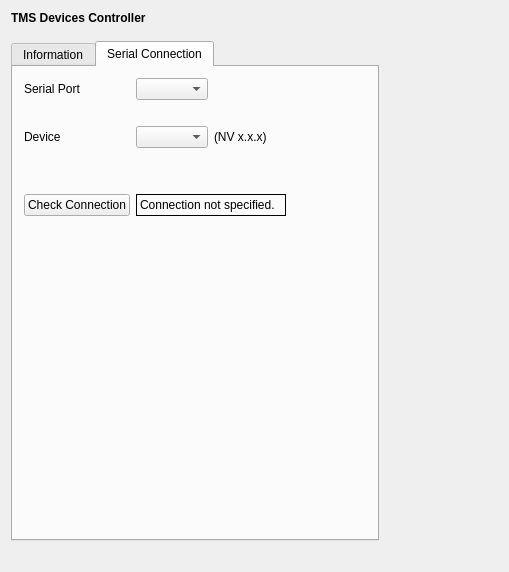
<?xml version="1.0" encoding="UTF-8"?>
<ui version="4.0">
 <class>TmsControllerSetupWidgetClass</class>
 <widget class="QWidget" name="TmsControllerSetupWidgetClass">
  <property name="geometry">
   <rect>
    <x>0</x>
    <y>0</y>
    <width>509</width>
    <height>572</height>
   </rect>
  </property>
  <property name="windowTitle">
   <string>DummySetupWidget</string>
  </property>
  <layout class="QGridLayout" name="gridLayout_2">
   <item row="0" column="0">
    <widget class="QLabel" name="m_qLabel_Headline">
     <property name="font">
      <font>
       <weight>75</weight>
       <bold>true</bold>
      </font>
     </property>
     <property name="text">
      <string>TMS Devices Controller</string>
     </property>
    </widget>
   </item>
   <item row="1" column="1">
    <spacer name="m_qVerticalSpacer_Headline">
     <property name="orientation">
      <enum>Qt::Vertical</enum>
     </property>
     <property name="sizeType">
      <enum>QSizePolicy::Fixed</enum>
     </property>
     <property name="sizeHint" stdset="0">
      <size>
       <width>13</width>
       <height>10</height>
      </size>
     </property>
    </spacer>
   </item>
   <item row="2" column="0" colspan="2">
    <widget class="QTabWidget" name="m_qTtbWidget_Setup">
     <property name="sizePolicy">
      <sizepolicy hsizetype="Preferred" vsizetype="Expanding">
       <horstretch>0</horstretch>
       <verstretch>0</verstretch>
      </sizepolicy>
     </property>
     <property name="currentIndex">
      <number>1</number>
     </property>
     <widget class="QWidget" name="m_qTab_Info">
      <attribute name="title">
       <string>Information</string>
      </attribute>
      <layout class="QVBoxLayout" name="verticalLayout_2">
       <item>
        <widget class="QTextBrowser" name="m_qTextBrowser_Information">
         <property name="html">
          <string>&lt;!DOCTYPE HTML PUBLIC &quot;-//W3C//DTD HTML 4.0//EN&quot; &quot;http://www.w3.org/TR/REC-html40/strict.dtd&quot;&gt;
&lt;html&gt;&lt;head&gt;&lt;meta name=&quot;qrichtext&quot; content=&quot;1&quot; /&gt;&lt;style type=&quot;text/css&quot;&gt;
p, li { white-space: pre-wrap; }
&lt;/style&gt;&lt;/head&gt;&lt;body style=&quot; font-family:'MS Shell Dlg 2'; font-size:8.25pt; font-weight:400; font-style:normal;&quot;&gt;
&lt;p style=&quot; margin-top:0px; margin-bottom:0px; margin-left:0px; margin-right:0px; -qt-block-indent:0; text-indent:0px;&quot;&gt;&lt;span style=&quot; font-size:8pt; font-weight:600;&quot;&gt;Description:&lt;/span&gt;&lt;/p&gt;
&lt;p style=&quot; margin-top:0px; margin-bottom:0px; margin-left:0px; margin-right:0px; -qt-block-indent:0; text-indent:0px;&quot;&gt;&lt;span style=&quot; font-size:8pt;&quot;&gt;This plugin creates a TMS device controller providing a fully access to control the device. calculates a forward solution for a given BEM model and source space.&lt;/span&gt;&lt;/p&gt;
&lt;p style=&quot;-qt-paragraph-type:empty; margin-top:0px; margin-bottom:0px; margin-left:0px; margin-right:0px; -qt-block-indent:0; text-indent:0px; font-size:8pt;&quot;&gt;&lt;br /&gt;&lt;/p&gt;
&lt;p style=&quot; margin-top:0px; margin-bottom:0px; margin-left:0px; margin-right:0px; -qt-block-indent:0; text-indent:0px;&quot;&gt;&lt;span style=&quot; font-size:8pt; font-weight:600;&quot;&gt;How to setup this plugin?&lt;/span&gt;&lt;/p&gt;
&lt;p style=&quot; margin-top:0px; margin-bottom:0px; margin-left:0px; margin-right:0px; -qt-block-indent:0; text-indent:0px;&quot;&gt;&lt;span style=&quot; font-size:8pt;&quot;&gt;1. Select the correct serial port and check its connectability to the device. &lt;/span&gt;&lt;/p&gt;
&lt;p style=&quot; margin-top:0px; margin-bottom:0px; margin-left:0px; margin-right:0px; -qt-block-indent:0; text-indent:0px;&quot;&gt;&lt;span style=&quot; font-size:8pt;&quot;&gt;2. Specify the settings for your pipeline (power in %, frequency, nPulses, duration, wait, workiing mode, unlock code).&lt;/span&gt;&lt;/p&gt;
&lt;p style=&quot;-qt-paragraph-type:empty; margin-top:0px; margin-bottom:0px; margin-left:0px; margin-right:0px; -qt-block-indent:0; text-indent:0px; font-size:8pt;&quot;&gt;&lt;br /&gt;&lt;/p&gt;
&lt;p style=&quot; margin-top:0px; margin-bottom:0px; margin-left:0px; margin-right:0px; -qt-block-indent:0; text-indent:0px;&quot;&gt;&lt;span style=&quot; font-size:8pt; font-weight:600;&quot;&gt;How to control this plugin during the measurement?&lt;/span&gt;&lt;/p&gt;
&lt;p style=&quot; margin-top:0px; margin-bottom:0px; margin-left:0px; margin-right:0px; -qt-block-indent:0; text-indent:0px;&quot;&gt;&lt;span style=&quot; font-size:8pt;&quot;&gt;All control elements can be found in the QuickControlView's TmsController tab. &lt;/span&gt;&lt;/p&gt;
&lt;p style=&quot;-qt-paragraph-type:empty; margin-top:0px; margin-bottom:0px; margin-left:0px; margin-right:0px; -qt-block-indent:0; text-indent:0px; font-size:8pt;&quot;&gt;&lt;br /&gt;&lt;/p&gt;
&lt;p style=&quot; margin-top:0px; margin-bottom:0px; margin-left:0px; margin-right:0px; -qt-block-indent:0; text-indent:0px;&quot;&gt;&lt;span style=&quot; font-size:8pt; font-weight:600;&quot;&gt;Input data type:&lt;/span&gt;&lt;/p&gt;
&lt;p style=&quot; margin-top:0px; margin-bottom:0px; margin-left:0px; margin-right:0px; -qt-block-indent:0; text-indent:0px;&quot;&gt;&lt;span style=&quot; font-size:8pt;&quot;&gt;This plugin needs a FiffInfo which can be provided by a sensor or hpi plugin. It also allows hpi fitting results for head position updates from the hpi plugin.&lt;/span&gt;&lt;/p&gt;
&lt;p style=&quot;-qt-paragraph-type:empty; margin-top:0px; margin-bottom:0px; margin-left:0px; margin-right:0px; -qt-block-indent:0; text-indent:0px; font-size:8pt;&quot;&gt;&lt;br /&gt;&lt;/p&gt;
&lt;p style=&quot; margin-top:0px; margin-bottom:0px; margin-left:0px; margin-right:0px; -qt-block-indent:0; text-indent:0px;&quot;&gt;&lt;span style=&quot; font-size:8pt; font-weight:600;&quot;&gt;Output data type:&lt;/span&gt;&lt;/p&gt;
&lt;p style=&quot; margin-top:0px; margin-bottom:0px; margin-left:0px; margin-right:0px; -qt-block-indent:0; text-indent:0px;&quot;&gt;&lt;span style=&quot; font-size:8pt;&quot;&gt;This plugin provides a fully controlling command to the TMS device, including triggering by hand or automatically according the raw data analysis.&lt;/span&gt;&lt;/p&gt;&lt;/body&gt;&lt;/html&gt;</string>
         </property>
        </widget>
       </item>
      </layout>
     </widget>
     <widget class="QWidget" name="m_qTab_Connection">
      <attribute name="title">
       <string>Serial Connection</string>
      </attribute>
      <layout class="QVBoxLayout" name="verticalLayout">
       <item>
        <layout class="QGridLayout" name="gridLayout">
         <item row="0" column="0">
          <widget class="QLabel" name="m_qLabel_serialPort">
           <property name="sizePolicy">
            <sizepolicy hsizetype="Preferred" vsizetype="Preferred">
             <horstretch>0</horstretch>
             <verstretch>0</verstretch>
            </sizepolicy>
           </property>
           <property name="minimumSize">
            <size>
             <width>30</width>
             <height>0</height>
            </size>
           </property>
           <property name="text">
            <string>Serial Port</string>
           </property>
          </widget>
         </item>
         <item row="0" column="1">
          <widget class="QComboBox" name="m_qComboBox_serialPort">
           <property name="sizePolicy">
            <sizepolicy hsizetype="Preferred" vsizetype="Preferred">
             <horstretch>0</horstretch>
             <verstretch>0</verstretch>
            </sizepolicy>
           </property>
          </widget>
         </item>
         <item row="0" column="4">
          <spacer name="horizontalSpacer_2">
           <property name="orientation">
            <enum>Qt::Horizontal</enum>
           </property>
           <property name="sizeType">
            <enum>QSizePolicy::Preferred</enum>
           </property>
           <property name="sizeHint" stdset="0">
            <size>
             <width>40</width>
             <height>20</height>
            </size>
           </property>
          </spacer>
         </item>
         <item row="1" column="0">
          <spacer name="verticalSpacer">
           <property name="orientation">
            <enum>Qt::Vertical</enum>
           </property>
           <property name="sizeType">
            <enum>QSizePolicy::Preferred</enum>
           </property>
           <property name="sizeHint" stdset="0">
            <size>
             <width>20</width>
             <height>20</height>
            </size>
           </property>
          </spacer>
         </item>
         <item row="2" column="0">
          <widget class="QLabel" name="m_qLabel_magstimDevices">
           <property name="sizePolicy">
            <sizepolicy hsizetype="Preferred" vsizetype="Preferred">
             <horstretch>0</horstretch>
             <verstretch>0</verstretch>
            </sizepolicy>
           </property>
           <property name="minimumSize">
            <size>
             <width>30</width>
             <height>0</height>
            </size>
           </property>
           <property name="text">
            <string>Device</string>
           </property>
          </widget>
         </item>
         <item row="2" column="1">
          <widget class="QComboBox" name="m_qComboBox_magstimDevices">
           <property name="sizePolicy">
            <sizepolicy hsizetype="Preferred" vsizetype="Preferred">
             <horstretch>0</horstretch>
             <verstretch>0</verstretch>
            </sizepolicy>
           </property>
          </widget>
         </item>
         <item row="2" column="2" colspan="2">
          <widget class="QLabel" name="m_qLabel_magstimVersion">
           <property name="sizePolicy">
            <sizepolicy hsizetype="Preferred" vsizetype="Preferred">
             <horstretch>0</horstretch>
             <verstretch>0</verstretch>
            </sizepolicy>
           </property>
           <property name="minimumSize">
            <size>
             <width>30</width>
             <height>0</height>
            </size>
           </property>
           <property name="frameShape">
            <enum>QFrame::NoFrame</enum>
           </property>
           <property name="frameShadow">
            <enum>QFrame::Plain</enum>
           </property>
           <property name="midLineWidth">
            <number>0</number>
           </property>
           <property name="text">
            <string>(NV x.x.x)</string>
           </property>
          </widget>
         </item>
         <item row="3" column="0">
          <spacer name="verticalSpacer_4">
           <property name="orientation">
            <enum>Qt::Vertical</enum>
           </property>
           <property name="sizeType">
            <enum>QSizePolicy::Preferred</enum>
           </property>
           <property name="sizeHint" stdset="0">
            <size>
             <width>20</width>
             <height>20</height>
            </size>
           </property>
          </spacer>
         </item>
         <item row="4" column="3">
          <spacer name="horizontalSpacer_3">
           <property name="orientation">
            <enum>Qt::Horizontal</enum>
           </property>
           <property name="sizeType">
            <enum>QSizePolicy::Preferred</enum>
           </property>
           <property name="sizeHint" stdset="0">
            <size>
             <width>20</width>
             <height>20</height>
            </size>
           </property>
          </spacer>
         </item>
         <item row="5" column="0">
          <widget class="QPushButton" name="m_qPushButton_checkConnection">
           <property name="sizePolicy">
            <sizepolicy hsizetype="Preferred" vsizetype="Preferred">
             <horstretch>0</horstretch>
             <verstretch>0</verstretch>
            </sizepolicy>
           </property>
           <property name="minimumSize">
            <size>
             <width>30</width>
             <height>0</height>
            </size>
           </property>
           <property name="text">
            <string>Check Connection</string>
           </property>
          </widget>
         </item>
         <item row="5" column="1" colspan="3">
          <widget class="QLabel" name="m_qLabel_connectionStatus">
           <property name="sizePolicy">
            <sizepolicy hsizetype="Preferred" vsizetype="Preferred">
             <horstretch>0</horstretch>
             <verstretch>0</verstretch>
            </sizepolicy>
           </property>
           <property name="minimumSize">
            <size>
             <width>150</width>
             <height>0</height>
            </size>
           </property>
           <property name="frameShape">
            <enum>QFrame::Panel</enum>
           </property>
           <property name="frameShadow">
            <enum>QFrame::Plain</enum>
           </property>
           <property name="midLineWidth">
            <number>0</number>
           </property>
           <property name="text">
            <string>Connection not specified.</string>
           </property>
          </widget>
         </item>
         <item row="5" column="5">
          <spacer name="horizontalSpacer">
           <property name="orientation">
            <enum>Qt::Horizontal</enum>
           </property>
           <property name="sizeType">
            <enum>QSizePolicy::Preferred</enum>
           </property>
           <property name="sizeHint" stdset="0">
            <size>
             <width>40</width>
             <height>20</height>
            </size>
           </property>
          </spacer>
         </item>
         <item row="6" column="0">
          <spacer name="verticalSpacer_2">
           <property name="orientation">
            <enum>Qt::Vertical</enum>
           </property>
           <property name="sizeHint" stdset="0">
            <size>
             <width>20</width>
             <height>98</height>
            </size>
           </property>
          </spacer>
         </item>
         <item row="6" column="2">
          <spacer name="horizontalSpacer_5">
           <property name="orientation">
            <enum>Qt::Horizontal</enum>
           </property>
           <property name="sizeType">
            <enum>QSizePolicy::Preferred</enum>
           </property>
           <property name="sizeHint" stdset="0">
            <size>
             <width>13</width>
             <height>20</height>
            </size>
           </property>
          </spacer>
         </item>
        </layout>
       </item>
      </layout>
     </widget>
    </widget>
   </item>
   <item row="2" column="2">
    <spacer name="horizontalSpacer_4">
     <property name="orientation">
      <enum>Qt::Horizontal</enum>
     </property>
     <property name="sizeType">
      <enum>QSizePolicy::Expanding</enum>
     </property>
     <property name="sizeHint" stdset="0">
      <size>
       <width>20</width>
       <height>13</height>
      </size>
     </property>
    </spacer>
   </item>
   <item row="3" column="1">
    <spacer name="verticalSpacer_3">
     <property name="orientation">
      <enum>Qt::Vertical</enum>
     </property>
     <property name="sizeType">
      <enum>QSizePolicy::Preferred</enum>
     </property>
     <property name="sizeHint" stdset="0">
      <size>
       <width>13</width>
       <height>20</height>
      </size>
     </property>
    </spacer>
   </item>
  </layout>
 </widget>
 <layoutdefault spacing="6" margin="11"/>
 <resources/>
 <connections/>
</ui>
